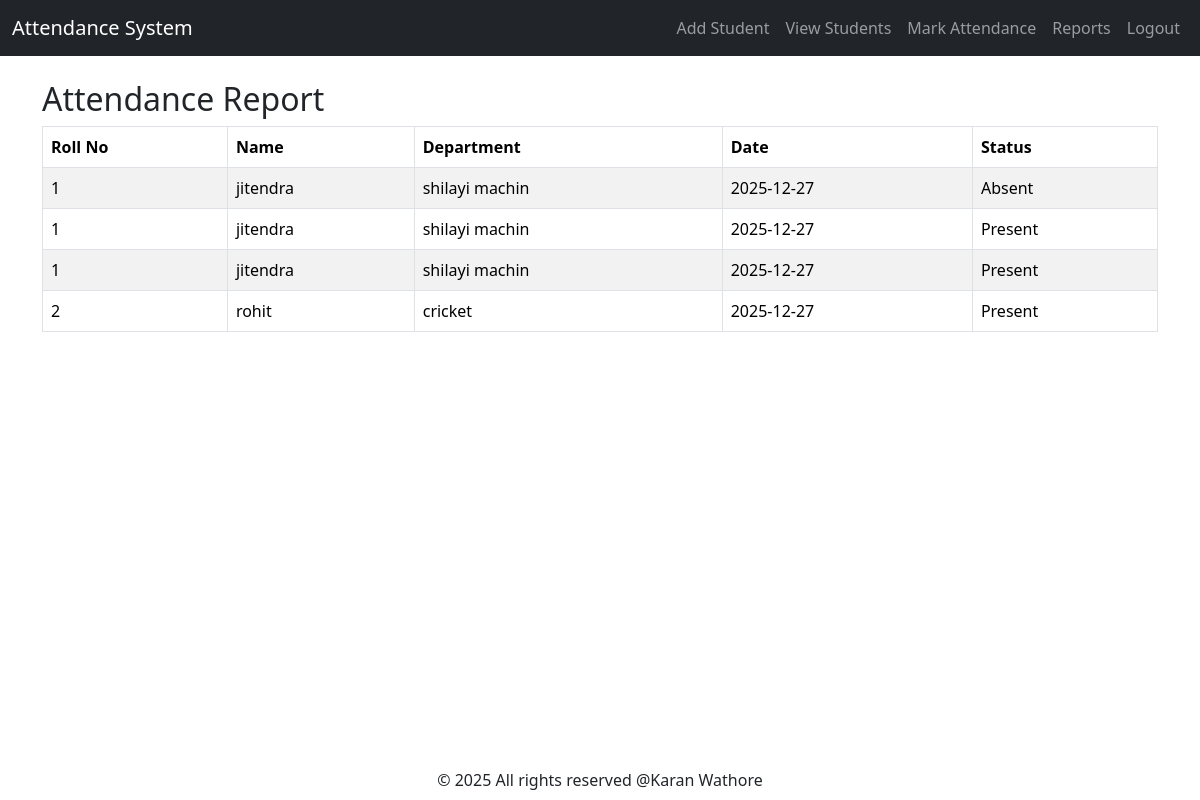
The app's page /report (signed in) with its own data.
### tables this page shows
CREATE TABLE attendance (id INTEGER PRIMARY KEY AUTOINCREMENT,student_id INTEGER,date TEXT,status TEXT,FOREIGN KEY(student_id) REFERENCES students(id));

CREATE TABLE students (id INTEGER PRIMARY KEY AUTOINCREMENT,roll_no TEXT UNIQUE,name TEXT,department TEXT,teacher_id INTEGER,FOREIGN KEY (teacher_id) REFERENCES teachers(id));

### app.py (the view)
@app.route("/report")
def report():
    if "teacher_id" not in session:
        return redirect(url_for("login"))
    con = get_db()
    cur = con.cursor()
    cur.execute("""
        SELECT s.roll_no, s.name, s.department, a.date, a.status
        FROM students s
        LEFT JOIN attendance a ON s.id = a.student_id
        WHERE s.teacher_id = ?
        ORDER BY a.date DESC
    """, (session["teacher_id"],))
    records = cur.fetchall()
    con.close()
    return render_template("report.html", records=records)

### app.py (called while the page is built)
def get_db():
    con = sqlite3.connect(DB_NAME)
    con.row_factory = sqlite3.Row
    return con

### templates/report.html (shortened to what this page needs)
<!DOCTYPE html>
<html lang="en">
<head>
</head>
<body>
    {% extends "navi.html" %}
{% block content %}
<h2>Attendance Report</h2>
<table class="table table-bordered table-striped">
    <thead>
        <tr>
            <th>Roll No</th>
            <th>Name</th>
            <th>Department</th>
            <th>Date</th>
            <th>Status</th>
        </tr>
    </thead>
    <tbody>
        {% for record in records %}
        <tr>
            <td>{{ record['roll_no'] }}</td>
            <td>{{ record['name'] }}</td>
            <td>{{ record['department'] }}</td>
            <td>{{ record['date'] or '-' }}</td>
            <td>{{ record['status'] or 'Not Marked' }}</td>
        </tr>
        {% endfor %}
    </tbody>
</table>
<footer class="footer fixed-bottom text-center py-2">
    © 2025 All rights reserved  @Karan Wathore
</footer>
{% endblock %}

### templates/navi.html (shortened to what this page needs)
<!DOCTYPE html>
<html>
<head>
    <link href="https://cdn.jsdelivr.net/npm/bootstrap@5.3.2/dist/css/bootstrap.min.css" rel="stylesheet">
</head>
<body>
<nav class="navbar navbar-expand-lg navbar-dark bg-dark">
  <div class="container-fluid">
    <a class="navbar-brand" href="/dashboard">Attendance System</a>
    <div class="collapse navbar-collapse" id="navbarNav">
      <ul class="navbar-nav ms-auto">
        <li class="nav-item"><a class="nav-link" href="/add-student">Add Student</a></li>
        <li class="nav-item"><a class="nav-link" href="/view-students">View Students</a></li>
        <li class="nav-item"><a class="nav-link" href="/mark-attendance">Mark Attendance</a></li>
        <li class="nav-item"><a class="nav-link" href="/report">Reports</a></li>
        <li class="nav-item"><a class="nav-link" href="/logout">Logout</a></li>
      </ul>
    </div>
  </div>
</nav>
<div class="container mt-4">
    {% block content %}{% endblock %}
</div>
</body>
</html>

### records on screen
attendance: roll_no "1", name "jitendra", department "shilayi machin", date "2025-12-27", status "Absent"
attendance: roll_no "1", name "jitendra", department "shilayi machin", date "2025-12-27", status "Present"
attendance: roll_no "1", name "jitendra", department "shilayi machin", date "2025-12-27", status "Present"
attendance: roll_no "2", name "rohit", department "cricket", date "2025-12-27", status "Present"
